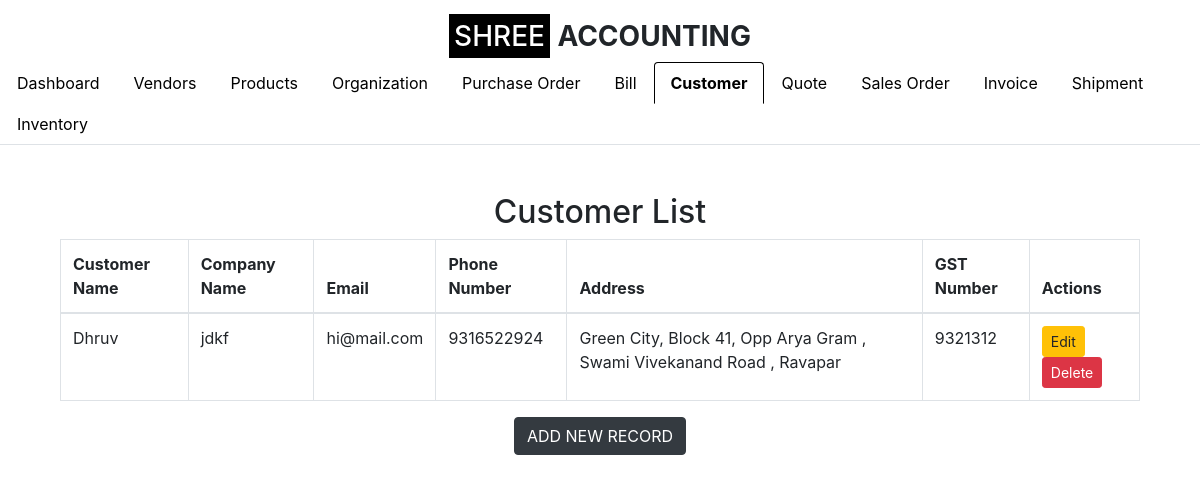
The app's page /customer_list (signed in) with its own data.
### app.py (models this page shows, shortened)
class Customer(db.Model):
    id = db.Column(db.Integer, primary_key=True)
    customer_name = db.Column(db.String(100), nullable=False)
    company_name = db.Column(db.String(100), nullable=False)
    email_id = db.Column(db.String(100), nullable=False)
    phone_number = db.Column(db.String(15), nullable=False)
    address = db.Column(db.String(255), nullable=False)
    gst_number = db.Column(db.String(15), nullable=True)  # GST Number is optional
    organization_id = db.Column(db.Integer, db.ForeignKey('organization.id'), nullable=False)
    organization = db.relationship('Organization', backref=db.backref('customers', lazy=True))

### app.py (the view)
    def wrap(*args, **kwargs):
        if 'logged_in' in session:
            return f(*args, **kwargs)
        else:
            flash('Please log in first.', 'warning')
            return redirect(url_for('login'))

### app.py (called while the page is built)
def login_required(f):
    def wrap(*args, **kwargs):
        if 'logged_in' in session:
            return f(*args, **kwargs)
        else:
            flash('Please log in first.', 'warning')
            return redirect(url_for('login'))
    wrap.__name__ = f.__name__
    return wrap

@app.route('/customer_list')
@login_required
def customer_list():
    organization_id = session.get('organization_id')
    customers = Customer.query.filter_by(organization_id=organization_id).all()
    return render_template('customer_list.html', customers=customers, show_logo=True, active_tab='customer')

### templates/customer_list.html (shortened to what this page needs)
{% extends "base.html" %}
{% block content %}
<div class="container mt-5">
    <h2 class="text-center">Customer List</h2>
    <table class="table table-bordered">
        <thead>
            <tr>
                <th>Customer Name</th>
                <th>Company Name</th>
                <th>Email</th>
                <th>Phone Number</th>
                <th>Address</th>
                <th>GST Number</th>
                <th>Actions</th>
            </tr>
        </thead>
        <tbody>
            {% for customer in customers %}
            <tr>
                <td>{{ customer.customer_name }}</td>
                <td>{{ customer.company_name }}</td>
                <td>{{ customer.email_id }}</td>
                <td>{{ customer.phone_number }}</td>
                <td>{{ customer.address }}</td>
                <td>{{ customer.gst_number }}</td>
                <td>
                    <a href="{{ url_for('edit_customer', customer_id=customer.id) }}" class="btn btn-warning btn-sm">Edit</a>
                    <form action="{{ url_for('delete_customer', customer_id=customer.id) }}" method="POST" style="display:inline-block;">
                        <button type="submit" class="btn btn-danger btn-sm" onclick="return confirm('Are you sure you want to delete this customer?')">Delete</button>
                    </form>
                </td>
            </tr>
            {% endfor %}
        </tbody>
    </table>
    <div class="text-center">
        <a href="{{ url_for('customer_master') }}" class="btn btn-dark">ADD NEW RECORD</a>
    </div>
</div>
{% endblock %}

### records on screen
Customer: customer_name "Dhruv", company_name "jdkf", email_id "hi@mail.com", phone_number "9316522924", address "Green City, Block 41, Opp Arya Gram , Swami Vivekanand Road , Ravapar", gst_number "9321312"
